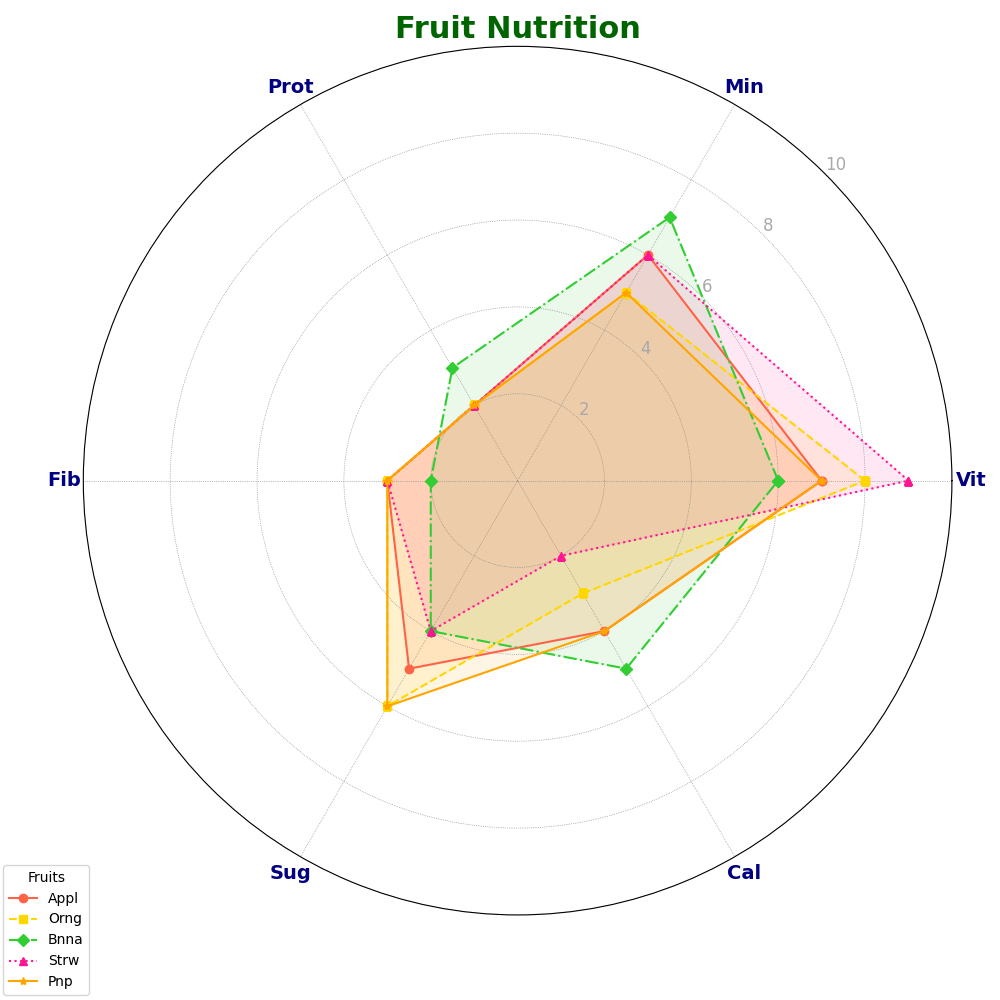

Generate this figure with Python:
import numpy as np
import matplotlib.pyplot as plt
from math import pi

categories = ['Vit', 'Min', 'Prot', 'Fib', 'Sug', 'Cal']
num_vars = len(categories)

fruit_scores = {
    'Appl': [7, 6, 2, 3, 5, 4],
    'Orng': [8, 5, 2, 3, 6, 3],
    'Bnna': [6, 7, 3, 2, 4, 5],
    'Strw': [9, 6, 2, 3, 4, 2],
    'Pnp': [7, 5, 2, 3, 6, 4]
}

fig, ax = plt.subplots(figsize=(10, 10), subplot_kw=dict(polar=True))

angles = np.linspace(0, 2 * pi, num_vars, endpoint=False).tolist()
angles += angles[:1]

colors = ['#FF6347', '#FFD700', '#32CD32', '#FF1493', '#FFA500']
line_styles = ['-', '--', '-.', ':', '-']
markers = ['o', 's', 'D', '^', '*']

for idx, (fruit, scores) in enumerate(fruit_scores.items()):
    scores += scores[:1]
    ax.plot(angles, scores, color=colors[idx], linestyle=line_styles[idx % 5], marker=markers[idx % 5], label=fruit)
    ax.fill(angles, scores, alpha=0.1, color=colors[idx])

plt.xticks(angles[:-1], categories, color='navy', size=14, weight='bold')
ax.set_rlabel_position(45)
plt.yticks([2, 4, 6, 8, 10], ["2", "4", "6", "8", "10"], color="darkgrey", size=12)
plt.ylim(0, 10)

plt.legend(loc='lower left', bbox_to_anchor=(-0.1, -0.1), fontsize=10, title="Fruits")
ax.grid(color='grey', linestyle=':', linewidth=0.5)
plt.title('Fruit Nutrition', size=22, color='darkgreen', ha='center', fontweight='semibold')

plt.tight_layout()
plt.show()
